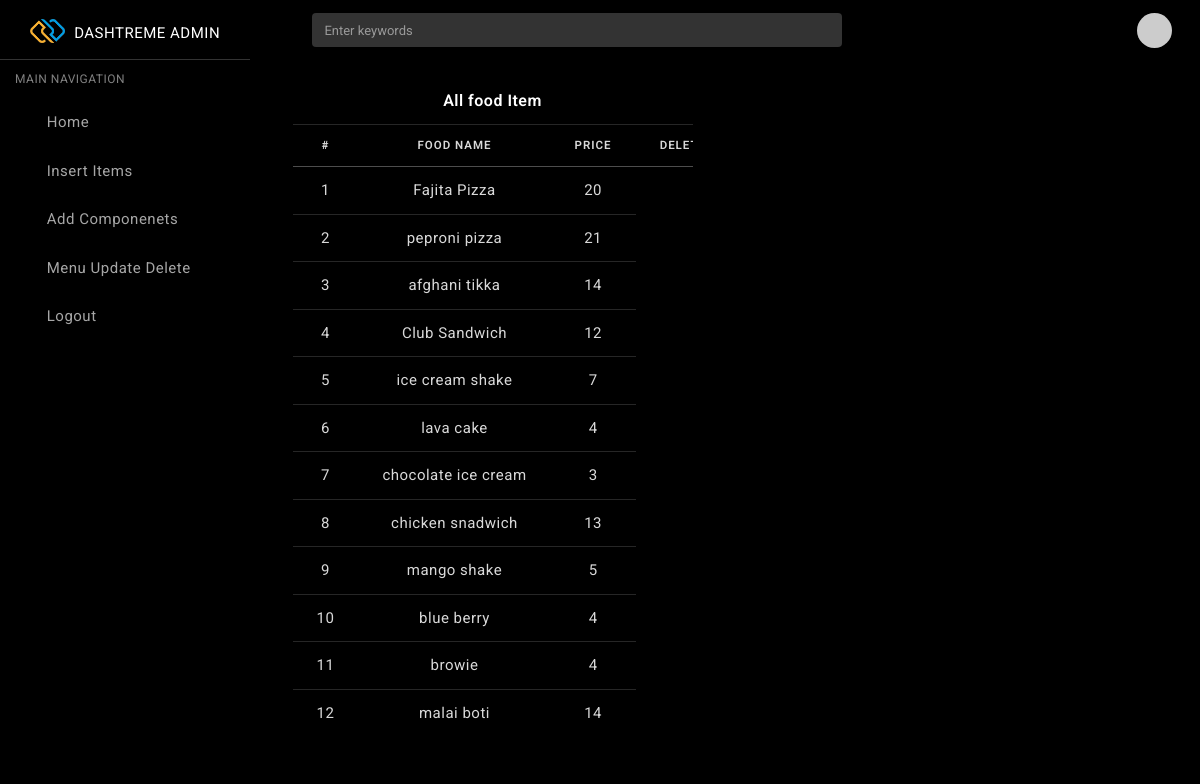
The page /admin/Allmenu.php on the database its author committed.
### tables this page shows
CREATE TABLE `tbl_menu` (
  `menu_id` int(11) NOT NULL,
  `food_name` varchar(500) NOT NULL,
  `food_pic` varchar(500) NOT NULL,
  `menu_price` bigint(20) NOT NULL,
  `cat_foreign_id` int(11) NOT NULL
);

### admin/Allmenu.php (the view, shortened to what this page needs)
<?php
include('../connection.php');
$select_query = "SELECT * FROM `tbl_menu` ";
$s_q = mysqli_query($con , $select_query);
?>
<!DOCTYPE html>
<html lang="en">
<head>
    <link href="assets/css/pace.min.css" rel="stylesheet"/>
  <link href="assets/plugins/simplebar/css/simplebar.css" rel="stylesheet"/>
  <link href="assets/css/bootstrap.min.css" rel="stylesheet"/>
  <link href="assets/css/animate.css" rel="stylesheet" type="text/css"/>
  <link href="assets/css/icons.css" rel="stylesheet" type="text/css"/>
  <link href="assets/css/sidebar-menu.css" rel="stylesheet"/>
  <link href="assets/css/app-style.css" rel="stylesheet"/>
</head>
<body>
 <?php include('navtopbar.php') ?>
 <div class="content-wrapper text-center">
 <div class="col-lg-6">
          <div class="card">
            <div class="card-body">
              <h5 class="card-title">All food Item</h5>
			  <div class="table-responsive">
              <table class="table table-hover">
                <thead>
                  <tr>
                    <th scope="col">#</th>
                    <th scope="col">Food Name</th>
                    <th scope="col">Price</th>
                    <th scope="col">Delete</th>
                  </tr>
                </thead>
                <tbody>
                <?php while ($row = mysqli_fetch_array($s_q)) {
                    ?>
                  <tr>
                    <td><?php echo $row['menu_id']?></td>
                    <td><?php echo $row['food_name']?></td>
                    <td><?php echo $row['menu_price']?></td>
                  </tr>
             <?php   }?>
                </tbody>
              </table>
            </div>
            </div>
          </div>
        </div>
        </div>
      </div>
</body>
</html>

### admin/navtopbar.php (shortened to what this page needs)
<div id="wrapper">
  <div id="sidebar-wrapper" data-simplebar="" data-simplebar-auto-hide="true">
    <div class="brand-logo">
     <a href="index.html">
      <img src="assets/images/logo-icon.png" class="logo-icon" alt="logo icon">
      <h5 class="logo-text">Dashtreme Admin</h5>
    </a>
  </div>
  <ul class="sidebar-menu do-nicescrol">
     <li class="sidebar-header">MAIN NAVIGATION</li>
     <li>
       <a href="index.php">
         <i class="zmdi zmdi-format-list-bulleted"></i> <span>Home</span>
       </a>
     </li>
     <li>
       <a href="insertitems.php">
         <i class="zmdi zmdi-format-list-bulleted"></i> <span>Insert Items</span>
       </a>
     </li>
     <li>
       <a href="Addcomponentcat.php">
         <i class="zmdi zmdi-format-list-bulleted"></i> <span>Add Componenets</span>
       </a>
     </li>
     <li>
       <a href="Allmenu.php">
         <i class="zmdi zmdi-format-list-bulleted"></i> <span>Menu Update Delete</span>
       </a>
     </li>
     <li>
       <a href="login.html" target="_blank">
         <i class="zmdi zmdi-lock"></i> <span>Logout</span>
       </a>
     </li>
   </ul>
  </div>
<header class="topbar-nav">
<nav class="navbar navbar-expand fixed-top">
 <ul class="navbar-nav mr-auto align-items-center">
   <li class="nav-item">
     <a class="nav-link toggle-menu" href="javascript:void();">
      <i class="icon-menu menu-icon"></i>
    </a>
   </li>
   <li class="nav-item">
     <form class="search-bar">
       <input type="text" class="form-control" placeholder="Enter keywords">
        <a href="javascript:void();"><i class="icon-magnifier"></i></a>
     </form>
   </li>
 </ul>
 <ul class="navbar-nav align-items-center right-nav-link">
   <li class="nav-item dropdown-lg">
     <a class="nav-link dropdown-toggle dropdown-toggle-nocaret waves-effect" data-toggle="dropdown" href="javascript:void();">
     <i class="fa fa-envelope-open-o"></i></a>
   </li>
   <li class="nav-item dropdown-lg">
     <a class="nav-link dropdown-toggle dropdown-toggle-nocaret waves-effect" data-toggle="dropdown" href="javascript:void();">
     <i class="fa fa-bell-o"></i></a>
   </li>
   <li class="nav-item language">
     <a class="nav-link dropdown-toggle dropdown-toggle-nocaret waves-effect" data-toggle="dropdown" href="javascript:void();"><i class="fa fa-flag"></i></a>
   </li>
   <li class="nav-item">
     <a class="nav-link dropdown-toggle dropdown-toggle-nocaret" data-toggle="dropdown" href="#">
       <span class="user-profile"><img src="https://via.placeholder.com/110x110" class="img-circle" alt="user avatar"></span>
     </a>
   </li>
 </ul>
</nav>
</header>

### admin/assets/css/sidebar-menu.css (style rules this page uses)
.sidebar-menu { list-style: none; margin: 0; padding: 0; background-color: transparent; }
.sidebar-menu>li { position: relative; margin: 0; padding: 0; }
.sidebar-menu>li>a { padding: 13px 5px 13px 15px; display: block; border-left: 3px solid transparent; color: rgba(255, 255, 255, 0.65); font-size: 15px; }
.sidebar-menu li.sidebar-header { padding: 10px 25px 10px 15px; font-size: 12px; color: rgba(255, 255, 255, 0.5); }
.sidebar-menu a { color: #b8c7ce; text-decoration: none; }

### rows shown on the page
tbl_menu: menu_id "1", food_name "Fajita Pizza", menu_price "20"
tbl_menu: menu_id "2", food_name "peproni pizza", menu_price "21"
tbl_menu: menu_id "3", food_name "afghani tikka", menu_price "14"
tbl_menu: menu_id "4", food_name "Club Sandwich", menu_price "12"
tbl_menu: menu_id "5", food_name "ice cream shake", menu_price "7"
tbl_menu: menu_id "6", food_name "lava cake", menu_price "4"
tbl_menu: menu_id "7", food_name "chocolate ice cream", menu_price "3"
tbl_menu: menu_id "8", food_name "chicken snadwich", menu_price "13"
tbl_menu: menu_id "9", food_name "mango shake", menu_price "5"
tbl_menu: menu_id "10", food_name "blue berry", menu_price "4"
tbl_menu: menu_id "11", food_name "browie", menu_price "4"
tbl_menu: menu_id "12", food_name "malai boti", menu_price "14"
